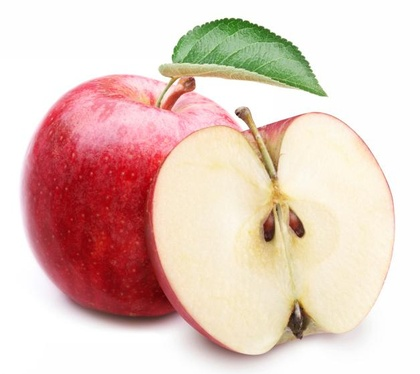
%> input picture Matlab para Sistemas Neurodifusos/Segundo Parcial/Apple_image.jpg, 420 x 374 px, shrunk from 628 x 559 before the run
$ octave Red_Neuronal_7.m   (GNU Octave 9; MATLAB toolbox functions it lacks are replaced by stand-ins)
%> lines starting %> are read from the running program, lines starting %| are printed output that depends on the picture
clc,clear all, close all
%P=[1 1 -1;1 -1 -1]';
P=[1,1;...
   1,-1;...
   -1,-1];
t=[1 -1];
hold on
%t = 0:pi/50:10*pi;
%plot3(sin(t),cos(t),t);
E=length(t);
R=(1/E)*(P(:,1)*P(:,1)');
for i=2:E
    R=R+(1/E)*(P(:,i)*P(:,i)');
end
Z=eig(R);
Zmax=max(Z);
alpha=0.2;
if 1/Zmax<alpha
   aplha=1/(2*Zmax);
end
%%epochs=200;
epochs=input('Introduce epochs: ');
%> the answer given: 3
%w=[0 0 0];
w=rand(1,3);
p=P;
%b=0;
b=rand(1);
Error(E*epochs)=0;
count=1;
for i=1:epochs
   for j=1:E
       a=purelin(w*p(:,j)+b);
       e=t(j)-a;
       Error(count)=e;
       count=count+1;
       w=w+2*alpha*e*p(:,j)';
       b=b+2*alpha*e;
   end
end
ph=-b/w(1);
pv=-b/w(2);
m=pv/-ph;
br=pv;
x=-5:0.01:5;
y=m*x+br;
texto=strcat(num2str(m),'x + ',num2str(br));
hold on
text(0,3,texto);
plot3(P(1,1),P(2,1),P(3,1),'*r');
plot3(P(1,2),P(2,2),P(3,2),'*b');
plot(x,y);
grid on
Apple=imread('Apple_image.jpg');
%> Apple is the input picture: size 374x420x3 uint8; mean R, G, B 229.6, 202.6, 193.2
Orange=imread('Orange_image.jpg');
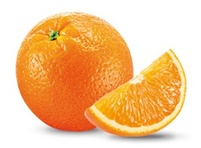
%> input picture Matlab para Sistemas Neurodifusos/Segundo Parcial/Orange_image.jpg, 201 x 148 px, shrunk from 300 x 221 before the run
%> Orange is the input picture: size 148x201x3 uint8; mean R, G, B 244.6, 198.5, 149.1
pause(0.750)
opc=1;
while(opc==1)
xo=input('Introduce x value: ');
yo=input('Introduce y value: ');
zo=input('Introduce z value: ');
po=[xo yo zo]';
valor=w*po+b;
res=hardlim(valor);
figure(2);
if res==1
   color='*r';
   imshow(Apple);
else
   color='*b';
   imshow(Orange);
end
figure(1);
hold on
plot3(xo,yo,zo,color);
opc=input('Do you repeat it? (YES=1,NO=Other)');
%%cla();
end
%> this loop made 1 pass; the answer given on pass 1: 3
%> after the loop, color = '*r'
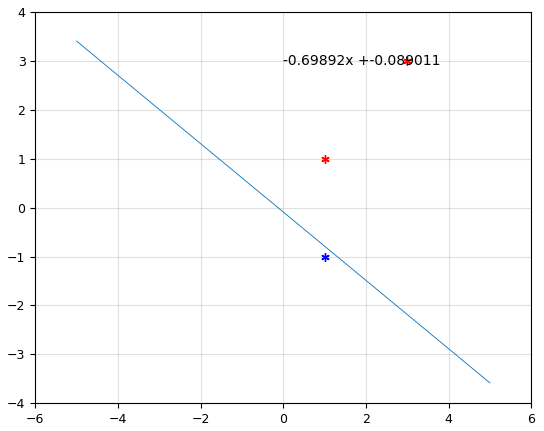
%> figure redrawn from the program's plot data; curve peaks at x = -5, y = 3.41
